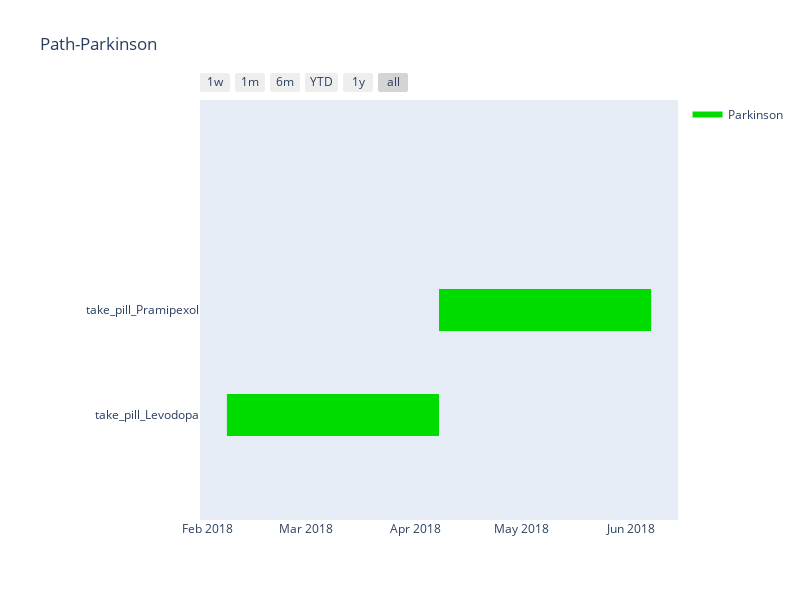

The cell this chart's notebook holds for it:
### Markdown cell above
#### The command below process the aggregated path to provide a better visualization with plotly

### Code cell
!eye --nope ../path/aggreagatedPath-t0.n3 ../parkinson/gps-desc.n3 ../engine/path-processor-visual.n3 --query ../engine/path-processor-visual.csvq --strings >../path/aggreagatedPath-plot-t0.csv

df_path = pd.read_csv('../path/aggreagatedPath-plot-t0.csv', sep=',', encoding = 'utf-8')
df = [dict(Task=df_path.action_name[0], Start=df_path.start_time[0], Finish=df_path.end_time[0], Resource=df_path.map_name[0])]
i=1
while i < len(df_path):
    df.append( dict(Task=df_path.action_name[i], Start=df_path.start_time[i], Finish=df_path.end_time[i], Resource=df_path.map_name[i]) )
    i+=1

colors = dict(Conflict = 'rgb(220, 0, 0)',
              Colon_cancer = 'rgb(0, 0, 220)',
              Parkinson = 'rgb(0, 220, 0)')

fig = ff.create_gantt(df, colors=colors, index_col='Resource', show_colorbar=True,  title='Path-Parkinson')
fig['layout'].update(autosize=False, width=800, height=600, margin=dict(l=200))
iplot(fig, show_link=False)

### Figure 1 — Plotly figure (JSON) as saved in the notebook; plotly's stock layout.template omitted (floating-point values rounded to 4 significant figures)
{"data": [{"fill": "toself", "fillcolor": "rgb(0, 220, 0)", "hoverinfo": "name", "legendgroup": "rgb(0, 220, 0)", "mode": "none", "name": "Parkinson", "type": "scatter", "x": ["2018-02-06T14:52:21Z", "2018-04-07T14:52:21.0Z", "2018-04-07T14:52:21.0Z", "2018-02-06T14:52:21Z", "2018-02-06T14:52:21Z", "2018-04-07T14:52:21.0Z", "2018-06-06T14:52:21.0Z", "2018-06-06T14:52:21.0Z", "2018-04-07T14:52:21.0Z"], "y": [-0.2, -0.2, 0.2, 0.2, null, 0.8, 0.8, 1.2, 1.2]}, {"legendgroup": "rgb(0, 220, 0)", "marker": {"color": "rgb(0, 220, 0)", "opacity": 0, "size": 1}, "mode": "markers", "name": "", "showlegend": false, "text": [null, null, null, null], "type": "scatter", "x": ["2018-02-06T14:52:21Z", "2018-04-07T14:52:21.0Z", "2018-04-07T14:52:21.0Z", "2018-06-06T14:52:21.0Z"], "y": [0, 0, 1, 1]}], "layout": {"autosize": false, "height": 600, "hovermode": "closest", "margin": {"l": 200}, "showlegend": true, "title": {"text": "Path-Parkinson"}, "width": 800, "xaxis": {"rangeselector": {"buttons": [{"count": 7, "label": "1w", "step": "day", "stepmode": "backward"}, {"count": 1, "label": "1m", "step": "month", "stepmode": "backward"}, {"count": 6, "label": "6m", "step": "month", "stepmode": "backward"}, {"count": 1, "label": "YTD", "step": "year", "stepmode": "todate"}, {"count": 1, "label": "1y", "step": "year", "stepmode": "backward"}, {"step": "all"}]}, "showgrid": false, "type": "date", "zeroline": false}, "yaxis": {"autorange": false, "range": [-1, 3], "showgrid": false, "ticktext": ["take_pill_Levodopa", "take_pill_Pramipexol"], "tickvals": [0, 1], "zeroline": false}}}
